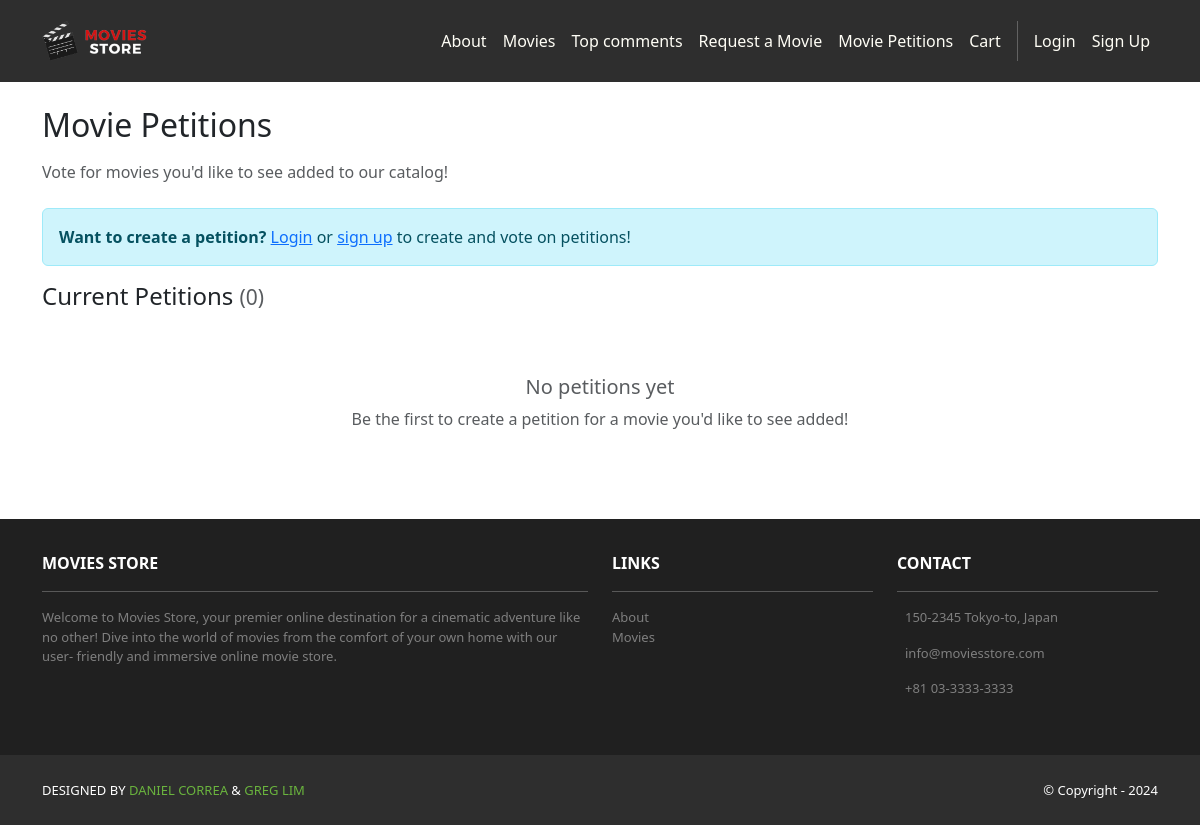
The app's page /movies/petitions/, older data.
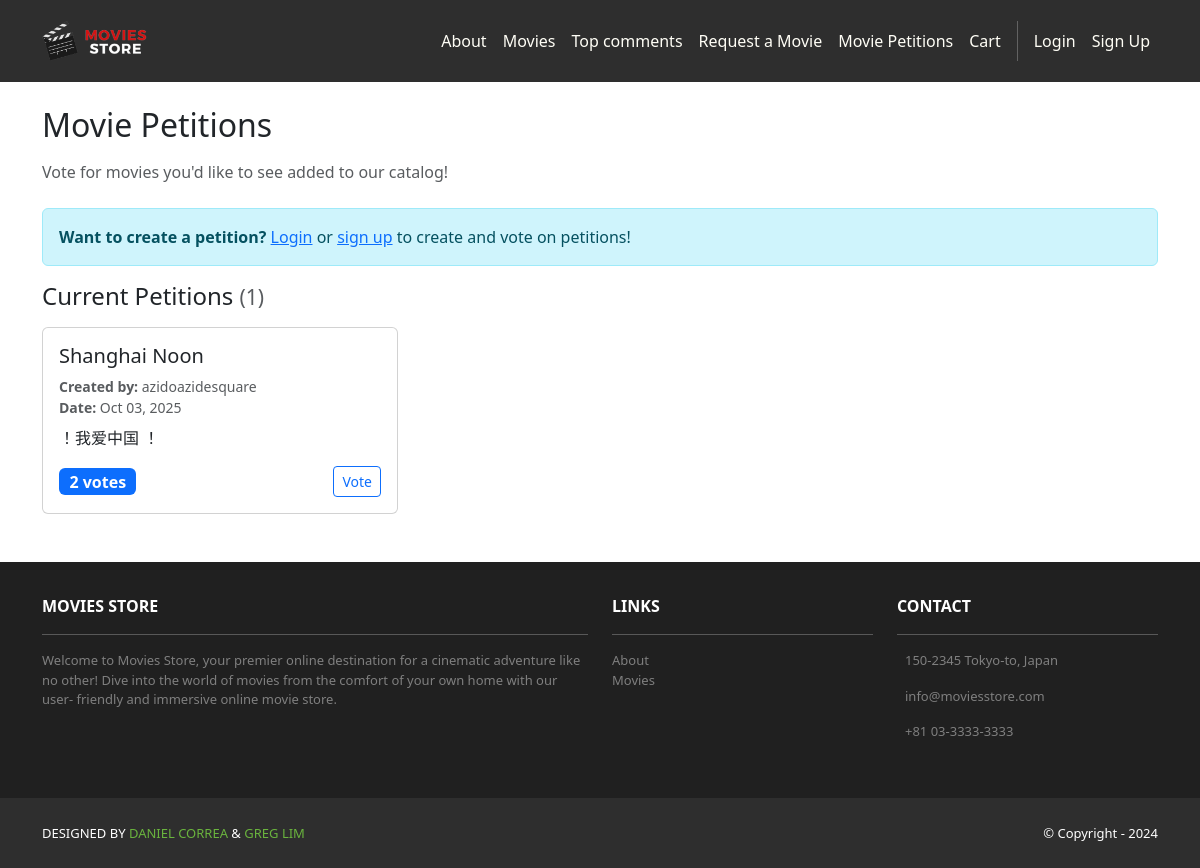
The same page, newer data.
### movies/models.py (models this page shows, shortened)
class MoviePetition(models.Model):
    user = models.ForeignKey(
        settings.AUTH_USER_MODEL,
        on_delete=models.CASCADE,
        related_name="movie_petitions",
    )
    name = models.CharField(max_length=200)
    description = models.TextField(blank=True)
    created_at = models.DateTimeField(default=timezone.now)
    class Meta:
        ordering = ("-created_at",)
    def user_has_voted(self, user):
        if not user.is_authenticated:
            return False
        return self.votes.filter(user=user).exists()

### movies/views.py (the view, shortened to what this page needs)
# urls.py: path('petitions/', views.movie_petitions, name='movies.petitions'),
def movie_petitions(request):
    if request.method == "POST" and "create_petition" in request.POST:
        if not request.user.is_authenticated:
            messages.error(request, "You must be logged in to create a petition.")
            return redirect("movies.petitions")
        form = MoviePetitionForm(request.POST)
        if form.is_valid():
            MoviePetition.objects.create(
                user=request.user,
                name=form.cleaned_data["name"].strip(),
                description=form.cleaned_data["description"].strip(),
            )
            messages.success(request, "Petition created successfully!")
            return redirect("movies.petitions")
    else:
        form = MoviePetitionForm()
    petitions = MoviePetition.objects.annotate(vote_count=Count('votes')).order_by('-vote_count', '-created_at')
    for petition in petitions:
        petition.user_has_voted = petition.user_has_voted(request.user)
    template_data = {
        'title': 'Movie Petitions',
        'form': form,
        'petitions': petitions,
    }
    return render(request, 'movies/petitions.html', {'template_data': template_data})

### movies/templates/movies/petitions.html (shortened to what this page needs)
{% extends 'base.html' %}
{% load static %}
{% block content %}
<div class="container py-4">
  <h2 class="mb-3">Movie Petitions</h2>
  <p class="text-muted mb-4">Vote for movies you'd like to see added to our catalog!</p>
  {% if user.is_authenticated %}
  <div class="card mb-4">
    <div class="card-header">
      <h5 class="mb-0">Create a New Petition</h5>
    </div>
    <div class="card-body">
      <form method="post" action="{% url 'movies.petitions' %}">
        {% csrf_token %}
        <input type="hidden" name="create_petition" value="1">
        <div class="mb-3">
          <label for="{{ template_data.form.name.id_for_label }}" class="form-label">{{ template_data.form.name.label }}</label>
          {{ template_data.form.name }}
        </div>
        <div class="mb-3">
          <label for="{{ template_data.form.description.id_for_label }}" class="form-label">{{ template_data.form.description.label }}</label>
          {{ template_data.form.description }}
        </div>
        <button type="submit" class="btn btn-primary">Create Petition</button>
      </form>
    </div>
  </div>
  {% else %}
  <div class="alert alert-info">
    <strong>Want to create a petition?</strong> <a href="{% url 'accounts.login' %}">Login</a> or <a href="{% url 'accounts.signup' %}">sign up</a> to create and vote on petitions!
  </div>
  {% endif %}
  <h4 class="mb-3">Current Petitions <small class="text-muted">({{ template_data.petitions|length }})</small></h4>
  {% if template_data.petitions %}
    <div class="row">
      {% for petition in template_data.petitions %}
        <div class="col-md-6 col-lg-4 mb-4">
          <div class="card h-100">
            <div class="card-body d-flex flex-column">
              <h5 class="card-title">{{ petition.name }}</h5>
              <p class="card-text text-muted small mb-2">
                <strong>Created by:</strong> {{ petition.user.username }}<br>
                <strong>Date:</strong> {{ petition.created_at|date:"M d, Y" }}
              </p>
              {% if petition.description %}
                <p class="card-text flex-grow-1">{{ petition.description|linebreaksbr }}</p>
              {% endif %}
              <div class="mt-auto">
                <div class="d-flex justify-content-between align-items-center">
                  <span class="badge bg-primary fs-6">
                     {{ petition.vote_count }} vote{{ petition.vote_count|pluralize }}
                  </span>
                  {% if user.is_authenticated %}
                    {% if petition.user_has_voted %}
                      <span class="text-success small">
                        <i class="fas fa-check"></i> You voted
                      </span>
                    {% else %}
                      <form method="post" action="{% url 'movies.petitions' %}" class="d-inline">
                        {% csrf_token %}
                        <input type="hidden" name="vote_petition_id" value="{{ petition.id }}">
                        <button type="submit" class="btn btn-outline-primary btn-sm">
                          <i class="fas fa-thumbs-up"></i> Vote
                        </button>
                      </form>
                    {% endif %}
                  {% else %}
                    <a href="{% url 'accounts.login' %}" class="btn btn-outline-primary btn-sm">
                       Vote
                    </a>
                  {% endif %}
                </div>
              </div>
            </div>
          </div>
        </div>
      {% endfor %}
    </div>
  {% else %}
    <div class="text-center py-5">
      <div class="text-muted">
        <h5>No petitions yet</h5>
        <p>Be the first to create a petition for a movie you'd like to see added!</p>
      </div>
    </div>
  {% endif %}
</div>
{% endblock %}

Row changes from the older to the newer data that the page shows:
added MoviePetition: name "Shanghai Noon", user.username "azidoazidesquare", created_at "Oct 03, 2025", description "！我爱中国 ！", vote_count "2"
Text that changed along with them:
{{ template_data.petitions|length }}: "0" → "1"
text no longer shown: "No petitions yet Be the first to create a petition for a movie you'd like to see added!"
